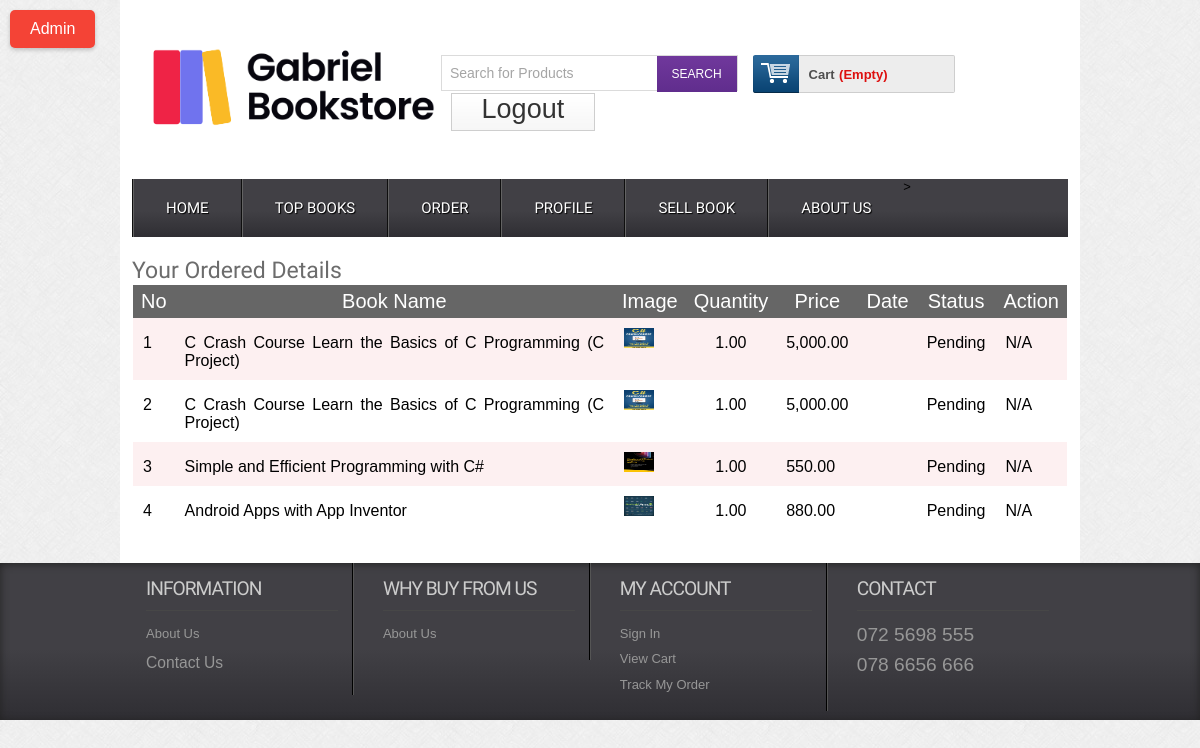
/orderdetails.php (signed in), run on the app's committed database.
### tables this page shows
CREATE TABLE `tbl_order` (
  `id` int(11) NOT NULL,
  `cmrId` int(11) NOT NULL,
  `productId` int(11) NOT NULL,
  `productName` varchar(255) NOT NULL,
  `quantity` int(11) NOT NULL,
  `price` float NOT NULL,
  `image` varchar(255) NOT NULL,
  `date` datetime NOT NULL DEFAULT current_timestamp(),
  `status` int(11) NOT NULL DEFAULT 0
);

### classes/Cart.php (called while the page is built, shortened)
<?php
$filepath = realpath(dirname(__FILE__));
include_once($filepath.'/../lib/Database.php');
 ?>
<?php
class Cart
{
    private $db;
    public function __construct()
    {
        $this->db = new Database();
    }
    public function getOrderProduct($cmrId)
    {
        $query = "SELECT * FROM tbl_order WHERE cmrId = '$cmrId' ORDER BY date DESC";
        $result = $this->db->select($query);
        return $result;
    }
}

### lib/Database.php (called while the page is built, shortened)
<?php
class Database
{
    public $host   = DB_HOST;
    public $user   = DB_USER;
    public $pass   = DB_PASS;
    public $dbname = DB_NAME;
    public $link;
    private function connectDB()
    {
        $this->link = new mysqli(
            $this->host,
            $this->user,
            $this->pass,
            $this->dbname
        );
    }
    public function select($query)
    {
        $result = $this->link->query($query) or
        die($this->link->error . __LINE__);
        if ($result->num_rows > 0) {
            return $result;
        } else {
            return false;
        }
    }
}

### lib/Session.php (called while the page is built, shortened)
<?php
class Session
{
    public static function get($key)
    {
        if (isset($_SESSION[$key])) {
            return $_SESSION[$key];
        } else {
            return false;
        }
    }
}

### orderdetails.php (the view, shortened to what this page needs)
<?php include 'inc/header.php'; ?>
 <div class="main">
    <div class="content">
    		<div class="section group">
    			<div class="order">
    				<h2>Your Ordered Details</h2>
    				<table class="tblone">
							<tr>
								<th>No</th>
								<th>Book Name</th>
								<th>Image</th>
								<th>Quantity</th>
								<th>Price</th>
								<th>Date</th>
								<th>Status</th>
								<th>Action</th>
							</tr>
							<?php
                            $cmrId = Session::get("cmrId");
                            $getOrder = $ct->getOrderProduct($cmrId);
                            if ($getOrder) {
                                $i=0;
                                while ($result = $getOrder->fetch_assoc()) {
                                    $i++; ?>
							<tr>
								<td><?php echo $i; ?></td>
								<td><?php echo $result['productName']; ?></td>
								<td><img src="admin/<?php echo $result['image']; ?>" alt=""/></td>
								<td style="text-align:center;"><?php echo $result['quantity'].".00"; ?></td>
								<td><?php echo number_format($result['price']).".00"; ?></td>
                                <td><?php echo $fm->formatDate($result['date']); ?></td>
                                <td><?php
                                if ($result['status'] == '0') {
                                    echo "Pending";
                                } elseif ($result['status'] == '1') {
                                    echo "Shifted";
                                } else {
                                    echo "Ok";
                                } ?></td>
                                <?php if ($result['status'] == '1') {
                                    ?>
								<td><a href="?customerId=<?php echo $cmrId; ?>&price=<?php echo $result['price']; ?>&time=<?php echo $result['date']; ?>">Confirm</a></td>
                                <?php
                                } elseif ($result['status'] == '2') {
                                    ?>
								<td>Ok</td>
                                <?php
                                } elseif ($result['status'] == '0') {
                                    echo "<td>N/A</td>";
                                } ?>
							</tr>
							<?php
                                }
                            } ?>
						</table>
    			</div>
    		</div>
    </div>
 </div>
<?php include 'inc/footer.php'; ?>

### css/style.css (style rules this page uses)
html,body,div,span,applet,object,iframe,h1,h2,h3,h4,h5,h6,p,blockquote,pre,a,abbr,acronym,address,big,cite,code,del,dfn,em,img,ins,kbd,q,s,samp,small,strike,strong,sub,sup,tt,var,b,u,i,dl,dt,dd,ol,nav ul,nav li,fieldset,form,label,legend,table,caption,tbody,tfoot,thead,tr,th,td,article,aside,canvas,details,embed,figure,figcaption,footer,header,hgroup,menu,nav,output,ruby,section,summary,time,mark,audio,video { margin:0;padding:0;border:0;font-size:100%;font:inherit;vertical-align:baseline; }
table { border-collapse:collapse;border-spacing:0; }
img { max-width:100%; }
body { font-family:Arial, Helvetica, sans-serif; background:url(../images/body_bg3.jpg); }
.section { clear: both; padding: 0px; margin: 0px; }
.group:before, .group:after { content:""; display:table; }
.group:after { clear:both; }
.group { zoom:1; }
.content { padding:20px 0; background:#FFF; }
.content h2 { font-size:23px; color:#6C6C6C; font-family: 'Monda', sans-serif; }
.tblone { border: 1px solid #fff; margin-bottom: 12px; width: 100%; }
.tblone th { background: #666 none repeat scroll 0 0; color: #fff; font-size: 20px; padding: 5px 8px; text-align: center; }
.tblone td { padding:10px;text-align:center; }
table.tblone tr:nth-child(2n+1) { background:#fff;height:30px; }
table.tblone tr:nth-child(2n) { background:#fdf0f1;height:30px; }
table.tblone img { height: 20px; width: 30px; }

### orderdetails.php (style rules this page uses)
.tblone tr td { text-align: justify; }

### data on the page
tbl_order: productName "C Crash Course Learn the Basics of C Programming (C Project)", image (picture), quantity "1", price "5,000", status "Pending"
tbl_order: productName "C Crash Course Learn the Basics of C Programming (C Project)", image (picture), quantity "1", price "5,000", status "Pending"
tbl_order: productName "Simple and Efficient Programming with C#", image (picture), quantity "1", price "550", status "Pending"
tbl_order: productName "Android Apps with App Inventor", image (picture), quantity "1", price "880", status "Pending"
